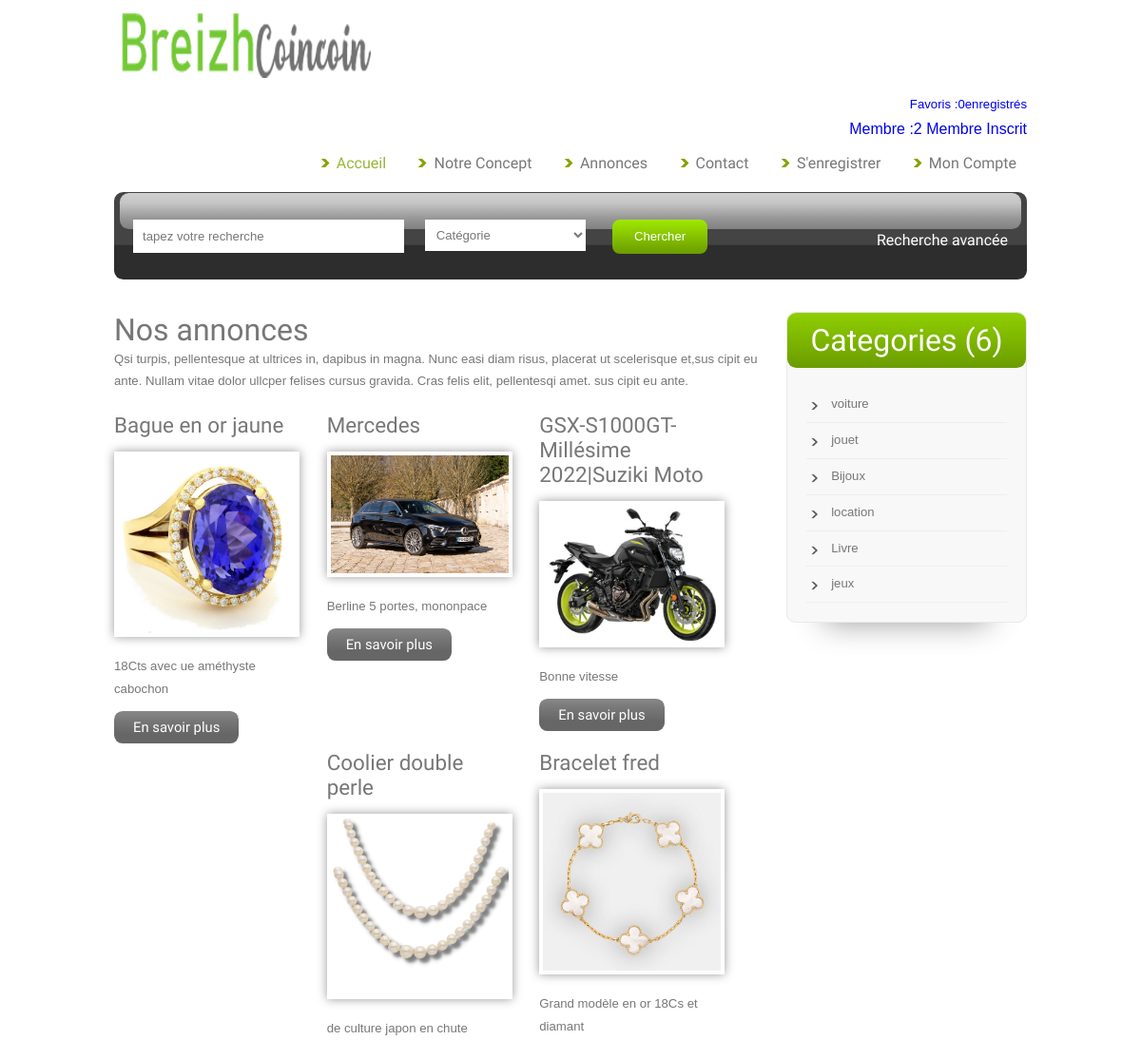
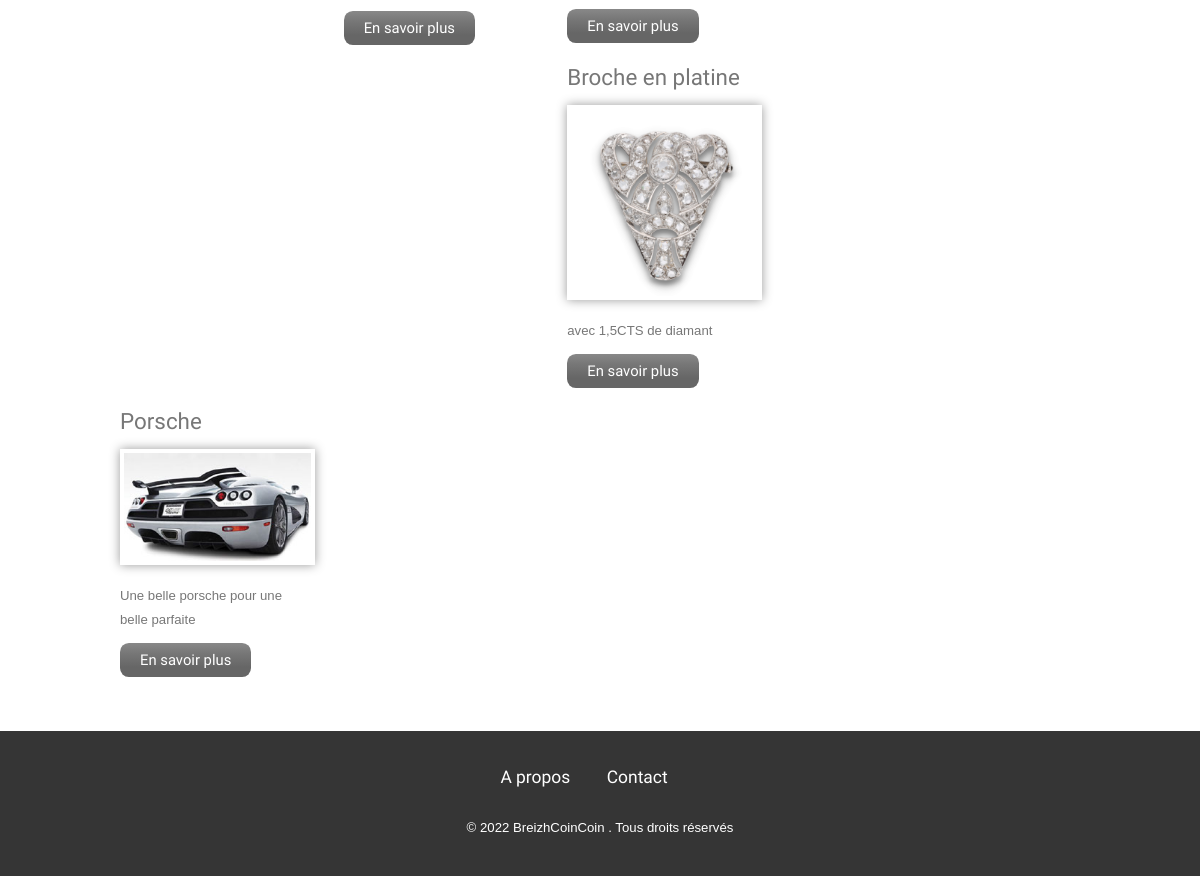
/categories.php, run on the app's committed database (2 pictures, top to bottom).
### tables this page shows
CREATE TABLE IF NOT EXISTS `annonce` (
  `idannonce` int(11) NOT NULL AUTO_INCREMENT,
  `titreannonce` varchar(42) DEFAULT NULL,
  `texteannonce` varchar(42) DEFAULT NULL,
  `prix` double DEFAULT NULL,
  `dateannonce` date DEFAULT NULL,
  `idcategorie` int(11) DEFAULT NULL,
  `user_id` int(11) DEFAULT NULL,
  `photo` varchar(500) DEFAULT NULL,
  PRIMARY KEY (`idannonce`),
  KEY `user_id` (`user_id`),
  KEY `idcategorie` (`idcategorie`)
);

CREATE TABLE IF NOT EXISTS `categorie` (
  `idcategorie` int(11) NOT NULL AUTO_INCREMENT,
  `nomcategorie` varchar(42) DEFAULT NULL,
  PRIMARY KEY (`idcategorie`)
);

### categories.php (the view, shortened to what this page needs)
<?php
include("inc/top.php");
?>
<div class="main">
<div class="ser-main">
	<h4>Nos annonces</h4>
	<div class="ser-para">
	<p>Qsi turpis, pellentesque at ultrices in, dapibus in magna. Nunc easi diam risus, placerat ut scelerisque et,sus cipit eu ante. Nullam vitae dolor ullcper felises cursus gravida. Cras felis elit, pellentesqi amet. sus cipit eu ante. </p>
	</div>
    <?php
        $bdd = Database::connect();
		$req = $bdd->prepare("SELECT * FROM annonce ORDER BY rand() ");
		$req->execute();
		while($data = $req->fetch()){
			echo'<div class="ser-grid-list">
	<h5>'.$data["titreannonce"].'</h5><img src="images/'.$data["photo"].'" alt="" ><p>'.$data["texteannonce"].'</p>
	<div class="btn top"><a href="annonce.php?id='.$data["idannonce"].'&idc='.$data['idcategorie'].'&titre='.$data["titreannonce"].'&descript='.$data["texteannonce"].'&prix='.$data["prix"].'&photo='.$data["photo"].'">En savoir plus</a></div>
	</div>';
}$req -> closeCursor();
			?>
	</div>
<div class="sidebar">
<div class="s-main">
	<div class="s_hdr">
		<h2>Categories
		<?php
		          $bd= Database::connect();
                 $req= "SELECT COUNT(*) FROM `categorie`  ";
                 $res=$bd->query($req);
                 $nbr=$res->fetchColumn();
                 echo'(';
		         echo $nbr;
		         echo ')';
			?></h2>
	</div>
	<div class="text1-nav">
		<ul>
			<?php
                 $req= $bd->prepare("SELECT `nomcategorie` FROM `categorie` ORDER BY rand() ");
                 $req->execute();
                 while ($resultat=$req->fetch()) {
                  echo '<li><a href=""> ';
		          echo $resultat['nomcategorie' ];
		          echo '</a></li>';}
		?>
	    </ul>
	</div>
</div>
</div>
</div>
<?php
include("inc/bottom.php");
?>

### css/style.css (style rules this page uses)
html,body,div,span,applet,object,iframe,h1,h2,h3,h4,h5,h6,p,blockquote,pre,a,abbr,acronym,address,big,cite,code,del,dfn,em,img,ins,kbd,q,s,samp,small,strike,strong,sub,sup,tt,var,b,u,i,dl,dt,dd,ol,nav ul,nav li,fieldset,form,label,legend,table,caption,tbody,tfoot,thead,tr,th,td,article,aside,canvas,details,embed,figure,figcaption,footer,header,hgroup,menu,nav,output,ruby,section,summary,time,mark,audio,video { margin:0;padding:0;border:0;font-size:100%;font:inherit;vertical-align:baseline; }
ol,ul { list-style:none;margin:0;padding:0; }
a { text-decoration:none; }
img { max-width:100%; }
body { font-family: Arial, Geneva,Helvetica, sans-serif; font-size: 100%; background:#ffffff; }
.main { display: block; padding: 3.5% 0; }
.sidebar { float: left; width:26.333%; }
.s-main { background: #f8f8f8; margin-top: 30px; border: 1px solid rgb(233, 233, 233); box-shadow: 0 40px 30px -40px #999; -webkit-box-shadow: 0 40px 30px -40px #999; -moz-box-shadow: 0 40px 30px -40px #999; -o-box-shadow: 0 40px 30px -40px #999; border-radius: 0.6em; -webkit-border-radius: 0.6em; -moz-border-radius: 0.6em; -o-border-radius: 0.6em; }
.s-main:first-child { margin-top: 0; }
.s_hdr { background: -webkit-gradient(linear, 50% 0%, 50% 100%, color-stop(0%, #8fcf00), color-stop(100%, #6b9c00)); background: -webkit-linear-gradient(top, #8fcf00, #6b9c00); background: -moz-linear-gradient(top, #8fcf00, #6b9c00); background: -o-linear-gradient(top, #8fcf00, #6b9c00); background: linear-gradient(top, #8fcf00, #6b9c00); background-color: #7db500; border-color: #5a8200; border-radius: 0.6em; -webkit-border-radius: 0.6em; -moz-border-radius: 0.6em; -o-border-radius: 0.6em; }
.s_hdr h2 { padding: 10px; text-align: center; font-size: 2.0em; letter-spacing: 0px; color: #FFF; font-family: 'Cabin Condensed', sans-serif; }
.text1-nav { padding:20px; }
.text1-nav ul li { display:inline; }
.text1-nav ul li a { display: block; font-size: 0.825em; color: #777; letter-spacing: 0px; line-height: 2.8em; border-bottom: 1px solid #EEEEEE; }
.text1-nav ul li:before { margin-top: 12px; margin-right: 10px; content: url('../images/arrow1.png'); float: left; }
.btn { display: block; }
.top { margin-top: 6%; }
.btn a { display: inline-block; font-family: 'Cabin Condensed', sans-serif; font-size: 0.925em; border: none; padding: 8px 20px; color: #ffffff; cursor: pointer; background: rgb(136,136,136); background: -moz-linear-gradient(top, rgba(136,136,136,1) 0%, rgba(119,119,119,1) 30%, rgba(102,102,102,1) 71%); background: -webkit-gradient(linear, left top, left bottom, color-stop(0%,rgba(136,136,136,1)), color-stop(30%,rgba(119,119,119,1)), color-stop(71%,rgba(102,102,102,1))); background: -webkit-linear-gradient(top, rgba(136,136,136,1) 0%,rgba(119,119,119,1) 30%,rgba(102,102,102,1) 71%); background: -o-linear-gradient(top, rgba(136,136,136,1) 0%,rgba(119,119,119,1) 30%,rgba(102,102,102,1) 71%); background: -ms-linear-gradient(top, rgba(136,136,136,1) 0%,rgba(119,119,119,1) 30%,rgba(102,102,102,1) 71%); background: linear-gradient(to bottom, rgba(136,136,136,1) 0%,rgba(119,119,119,1) 30%,rgba(102,102,102,1) 71%); filter: progid:DXImageTransform.Microsoft.gradient( startColorstr='#888888', endColorstr='#666666',GradientType=0 ); border-radius: 0.6em; -webkit-border-radius: 0.6em; -moz-border-radius: 0.6em; -o-border-radius: 0.6em; }
.ser-main { float: left; width: 71.33%; margin-right: 2.33%; }
.ser-main h4 { font-size: 2.0em; color: #777; font-weight: 400; font-family: 'Cabin Condensed', sans-serif; }
.ser-para p { font-size: 0.825em; color: #777; letter-spacing: 0px; line-height: 1.8em; }
.ser-grid-list:nth-last-child(2) { margin-right: 0; }
.ser-grid-list { float: left; width: 27.33%; margin-right: 5.33%; padding-bottom: 3%; }
.ser-grid-list h5 { font-size: 1.4em; color: #777; font-weight: 400; font-family: 'Cabin Condensed', sans-serif; }
.ser-grid-list img { margin:15px 0; border: 4px solid #ffffff; box-shadow: 0px 0px 10px #999; -webkit-box-shadow: 0px 0px 10px #999; -moz-box-shadow: 0px 0px 10px #999; -o-box-shadow: 0px 0px 10px #999; }
.ser-grid-list p { font-size: 0.825em; color: #777; letter-spacing: 0px; line-height: 1.8em; }
.ser-para { margin-bottom: 3%; }

### data on the page
annonce: titreannonce "Bague en or jaune", photo (picture), texteannonce "18Cts avec ue améthyste cabochon"
annonce: titreannonce "Mercedes", photo (picture), texteannonce "Berline 5 portes, mononpace"
annonce: titreannonce "GSX-S1000GT-Millésime 2022|Suziki Moto", photo (picture), texteannonce "Bonne vitesse"
annonce: titreannonce "Coolier double perle", photo (picture), texteannonce "de culture japon en chute"
annonce: titreannonce "Bracelet fred", photo (picture), texteannonce "Grand modèle en or 18Cs et diamant"
annonce: titreannonce "Broche en platine", photo (picture), texteannonce "avec 1,5CTS de diamant"
annonce: titreannonce "Porsche", photo (picture), texteannonce "Une belle porsche pour une belle parfaite"
categorie: nomcategorie "voiture"
categorie: nomcategorie "jouet"
categorie: nomcategorie "Bijoux"
categorie: nomcategorie "location"
categorie: nomcategorie "Livre"
categorie: nomcategorie "jeux"

### other printed values
$nbr "0"
$nbr_mbre "2"
$nbr "6"
